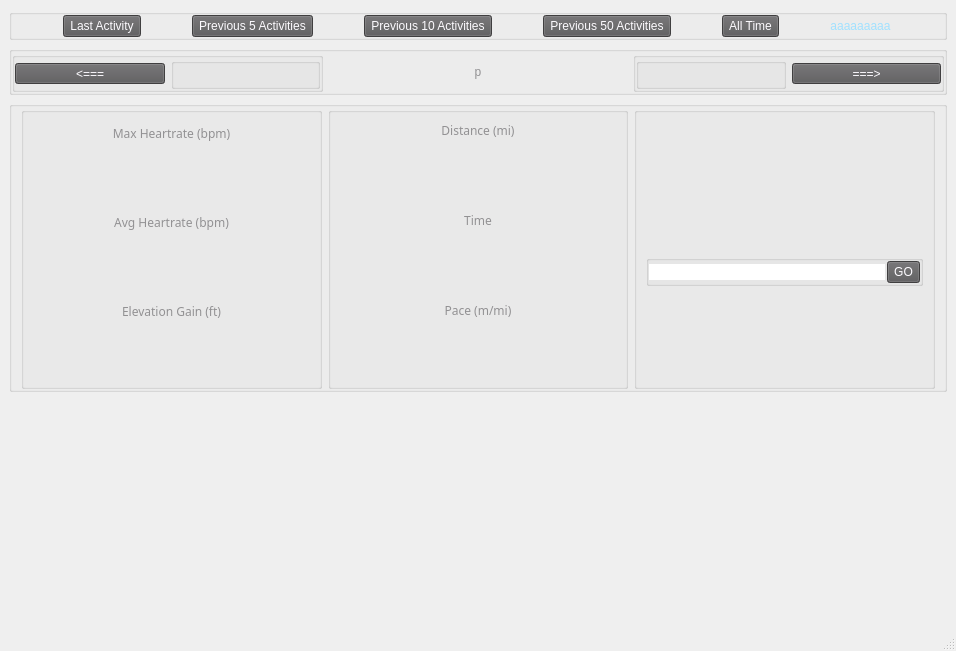
<?xml version="1.0" encoding="UTF-8"?>
<ui version="4.0">
 <class>MainWindow</class>
 <widget class="QMainWindow" name="MainWindow">
  <property name="geometry">
   <rect>
    <x>0</x>
    <y>0</y>
    <width>956</width>
    <height>651</height>
   </rect>
  </property>
  <property name="windowTitle">
   <string>Strava Scraper</string>
  </property>
  <property name="styleSheet">
   <string notr="true"/>
  </property>
  <widget class="QWidget" name="centralwidget">
   <layout class="QVBoxLayout" name="verticalLayout">
    <item>
     <widget class="QGroupBox" name="groupBox_6">
      <property name="sizePolicy">
       <sizepolicy hsizetype="Preferred" vsizetype="Fixed">
        <horstretch>0</horstretch>
        <verstretch>0</verstretch>
       </sizepolicy>
      </property>
      <property name="styleSheet">
       <string notr="true">BorderThickness=&quot;0&quot;;</string>
      </property>
      <property name="title">
       <string/>
      </property>
      <property name="flat">
       <bool>true</bool>
      </property>
      <layout class="QHBoxLayout" name="horizontalLayout_3">
       <property name="spacing">
        <number>0</number>
       </property>
       <property name="leftMargin">
        <number>0</number>
       </property>
       <property name="topMargin">
        <number>0</number>
       </property>
       <property name="rightMargin">
        <number>0</number>
       </property>
       <property name="bottomMargin">
        <number>0</number>
       </property>
       <item>
        <widget class="QToolButton" name="toolButton_11">
         <property name="sizePolicy">
          <sizepolicy hsizetype="Fixed" vsizetype="Preferred">
           <horstretch>0</horstretch>
           <verstretch>0</verstretch>
          </sizepolicy>
         </property>
         <property name="styleSheet">
          <string notr="true">font: 57 18pt &quot;Futura&quot;;
color: rgb(253, 251, 255);
background-color: rgb(89, 88, 90);</string>
         </property>
         <property name="text">
          <string>Last Activity</string>
         </property>
        </widget>
       </item>
       <item>
        <widget class="QToolButton" name="toolButton_7">
         <property name="sizePolicy">
          <sizepolicy hsizetype="Fixed" vsizetype="Preferred">
           <horstretch>0</horstretch>
           <verstretch>0</verstretch>
          </sizepolicy>
         </property>
         <property name="styleSheet">
          <string notr="true">font: 57 18pt &quot;Futura&quot;;
color: rgb(253, 251, 255);
background-color: rgb(89, 88, 90);</string>
         </property>
         <property name="text">
          <string>Previous 5 Activities</string>
         </property>
        </widget>
       </item>
       <item>
        <widget class="QToolButton" name="toolButton_8">
         <property name="sizePolicy">
          <sizepolicy hsizetype="Fixed" vsizetype="Preferred">
           <horstretch>0</horstretch>
           <verstretch>0</verstretch>
          </sizepolicy>
         </property>
         <property name="styleSheet">
          <string notr="true">font: 57 18pt &quot;Futura&quot;;
color: rgb(253, 251, 255);
background-color: rgb(89, 88, 90);</string>
         </property>
         <property name="text">
          <string>Previous 10 Activities</string>
         </property>
        </widget>
       </item>
       <item>
        <widget class="QToolButton" name="toolButton_9">
         <property name="sizePolicy">
          <sizepolicy hsizetype="Fixed" vsizetype="Preferred">
           <horstretch>0</horstretch>
           <verstretch>0</verstretch>
          </sizepolicy>
         </property>
         <property name="styleSheet">
          <string notr="true">font: 57 18pt &quot;Futura&quot;;
color: rgb(253, 251, 255);
background-color: rgb(89, 88, 90);</string>
         </property>
         <property name="text">
          <string>Previous 50 Activities</string>
         </property>
        </widget>
       </item>
       <item>
        <widget class="QToolButton" name="toolButton_10">
         <property name="sizePolicy">
          <sizepolicy hsizetype="Fixed" vsizetype="Preferred">
           <horstretch>0</horstretch>
           <verstretch>0</verstretch>
          </sizepolicy>
         </property>
         <property name="styleSheet">
          <string notr="true">font: 57 18pt &quot;Futura&quot;;
color: rgb(253, 251, 255);
background-color: rgb(89, 88, 90);</string>
         </property>
         <property name="text">
          <string>All Time</string>
         </property>
        </widget>
       </item>
       <item>
        <widget class="QLabel" name="timeLabel">
         <property name="sizePolicy">
          <sizepolicy hsizetype="Fixed" vsizetype="Preferred">
           <horstretch>0</horstretch>
           <verstretch>0</verstretch>
          </sizepolicy>
         </property>
         <property name="styleSheet">
          <string notr="true">font: 57 24pt &quot;Futura&quot;;
color: rgb(161, 225, 255);</string>
         </property>
         <property name="text">
          <string>aaaaaaaaa</string>
         </property>
         <property name="alignment">
          <set>Qt::AlignCenter</set>
         </property>
        </widget>
       </item>
      </layout>
     </widget>
    </item>
    <item>
     <widget class="QGroupBox" name="groupBox_11">
      <property name="sizePolicy">
       <sizepolicy hsizetype="Preferred" vsizetype="Fixed">
        <horstretch>0</horstretch>
        <verstretch>0</verstretch>
       </sizepolicy>
      </property>
      <property name="title">
       <string/>
      </property>
      <property name="flat">
       <bool>true</bool>
      </property>
      <layout class="QHBoxLayout" name="horizontalLayout_6">
       <property name="spacing">
        <number>0</number>
       </property>
       <property name="leftMargin">
        <number>0</number>
       </property>
       <property name="topMargin">
        <number>0</number>
       </property>
       <property name="rightMargin">
        <number>0</number>
       </property>
       <property name="bottomMargin">
        <number>0</number>
       </property>
       <item>
        <widget class="QGroupBox" name="groupBox_8">
         <property name="title">
          <string/>
         </property>
         <property name="flat">
          <bool>true</bool>
         </property>
         <layout class="QHBoxLayout" name="horizontalLayout_7">
          <property name="leftMargin">
           <number>0</number>
          </property>
          <property name="topMargin">
           <number>0</number>
          </property>
          <property name="rightMargin">
           <number>0</number>
          </property>
          <property name="bottomMargin">
           <number>0</number>
          </property>
          <item>
           <widget class="QToolButton" name="toolButton">
            <property name="sizePolicy">
             <sizepolicy hsizetype="Preferred" vsizetype="Fixed">
              <horstretch>0</horstretch>
              <verstretch>0</verstretch>
             </sizepolicy>
            </property>
            <property name="styleSheet">
             <string notr="true">font: 57 18pt &quot;Futura&quot;;
color: rgb(253, 251, 255);
background-color: rgb(89, 88, 90);</string>
            </property>
            <property name="text">
             <string>&lt;===</string>
            </property>
           </widget>
          </item>
          <item>
           <widget class="QGroupBox" name="groupBox_10">
            <property name="title">
             <string/>
            </property>
            <property name="flat">
             <bool>true</bool>
            </property>
           </widget>
          </item>
         </layout>
        </widget>
       </item>
       <item>
        <widget class="QLabel" name="label_dates">
         <property name="sizePolicy">
          <sizepolicy hsizetype="Preferred" vsizetype="Fixed">
           <horstretch>0</horstretch>
           <verstretch>0</verstretch>
          </sizepolicy>
         </property>
         <property name="styleSheet">
          <string notr="true">font: 57 18pt &quot;Futura&quot;;
color: rgb(146, 145, 147);
</string>
         </property>
         <property name="text">
          <string>p</string>
         </property>
         <property name="alignment">
          <set>Qt::AlignCenter</set>
         </property>
        </widget>
       </item>
       <item>
        <widget class="QGroupBox" name="groupBox_9">
         <property name="title">
          <string/>
         </property>
         <property name="flat">
          <bool>true</bool>
         </property>
         <layout class="QHBoxLayout" name="horizontalLayout_5">
          <property name="leftMargin">
           <number>0</number>
          </property>
          <property name="topMargin">
           <number>0</number>
          </property>
          <property name="rightMargin">
           <number>0</number>
          </property>
          <property name="bottomMargin">
           <number>0</number>
          </property>
          <item>
           <widget class="QGroupBox" name="groupBox_12">
            <property name="title">
             <string/>
            </property>
            <property name="flat">
             <bool>true</bool>
            </property>
           </widget>
          </item>
          <item>
           <widget class="QToolButton" name="toolButton_2">
            <property name="sizePolicy">
             <sizepolicy hsizetype="Preferred" vsizetype="Fixed">
              <horstretch>0</horstretch>
              <verstretch>0</verstretch>
             </sizepolicy>
            </property>
            <property name="styleSheet">
             <string notr="true">font: 57 18pt &quot;Futura&quot;;
color: rgb(253, 251, 255);
background-color: rgb(89, 88, 90);</string>
            </property>
            <property name="text">
             <string>===&gt;</string>
            </property>
           </widget>
          </item>
         </layout>
        </widget>
       </item>
      </layout>
     </widget>
    </item>
    <item>
     <widget class="QGroupBox" name="groupBox">
      <property name="sizePolicy">
       <sizepolicy hsizetype="Preferred" vsizetype="Preferred">
        <horstretch>0</horstretch>
        <verstretch>0</verstretch>
       </sizepolicy>
      </property>
      <property name="title">
       <string/>
      </property>
      <property name="flat">
       <bool>true</bool>
      </property>
      <layout class="QHBoxLayout" name="horizontalLayout">
       <property name="topMargin">
        <number>0</number>
       </property>
       <property name="bottomMargin">
        <number>0</number>
       </property>
       <item>
        <widget class="QGroupBox" name="groupBox_4">
         <property name="styleSheet">
          <string notr="true">BorderThickness=&quot;0&quot;;</string>
         </property>
         <property name="title">
          <string/>
         </property>
         <property name="flat">
          <bool>true</bool>
         </property>
         <layout class="QVBoxLayout" name="verticalLayout_2">
          <property name="spacing">
           <number>3</number>
          </property>
          <property name="bottomMargin">
           <number>0</number>
          </property>
          <item>
           <widget class="QLabel" name="label_mh">
            <property name="font">
             <font>
              <family>Futura</family>
             </font>
            </property>
            <property name="styleSheet">
             <string notr="true">color: rgb(146, 145, 147);</string>
            </property>
            <property name="text">
             <string>Max Heartrate (bpm)</string>
            </property>
            <property name="alignment">
             <set>Qt::AlignCenter</set>
            </property>
           </widget>
          </item>
          <item>
           <widget class="QLabel" name="label2">
            <property name="font">
             <font>
              <pointsize>40</pointsize>
             </font>
            </property>
            <property name="text">
             <string/>
            </property>
            <property name="alignment">
             <set>Qt::AlignCenter</set>
            </property>
           </widget>
          </item>
          <item>
           <widget class="QLabel" name="label_ah">
            <property name="font">
             <font>
              <family>Futura</family>
             </font>
            </property>
            <property name="styleSheet">
             <string notr="true">color: rgb(146, 145, 147);</string>
            </property>
            <property name="text">
             <string>Avg Heartrate (bpm)</string>
            </property>
            <property name="alignment">
             <set>Qt::AlignCenter</set>
            </property>
           </widget>
          </item>
          <item>
           <widget class="QLabel" name="label3">
            <property name="font">
             <font>
              <pointsize>40</pointsize>
             </font>
            </property>
            <property name="lineWidth">
             <number>0</number>
            </property>
            <property name="text">
             <string/>
            </property>
            <property name="alignment">
             <set>Qt::AlignCenter</set>
            </property>
           </widget>
          </item>
          <item>
           <widget class="QLabel" name="label_eg">
            <property name="font">
             <font>
              <family>Futura</family>
             </font>
            </property>
            <property name="styleSheet">
             <string notr="true">color: rgb(146, 145, 147);</string>
            </property>
            <property name="text">
             <string>Elevation Gain (ft)</string>
            </property>
            <property name="alignment">
             <set>Qt::AlignCenter</set>
            </property>
           </widget>
          </item>
          <item>
           <widget class="QLabel" name="label6">
            <property name="font">
             <font>
              <pointsize>40</pointsize>
             </font>
            </property>
            <property name="text">
             <string/>
            </property>
            <property name="alignment">
             <set>Qt::AlignCenter</set>
            </property>
           </widget>
          </item>
         </layout>
        </widget>
       </item>
       <item>
        <widget class="QGroupBox" name="groupBox_5">
         <property name="styleSheet">
          <string notr="true">BorderThickness=&quot;0&quot;;</string>
         </property>
         <property name="title">
          <string/>
         </property>
         <property name="flat">
          <bool>true</bool>
         </property>
         <layout class="QVBoxLayout" name="verticalLayout_3">
          <property name="bottomMargin">
           <number>0</number>
          </property>
          <item>
           <widget class="QLabel" name="label_d">
            <property name="font">
             <font>
              <family>Futura</family>
             </font>
            </property>
            <property name="styleSheet">
             <string notr="true">color: rgb(146, 145, 147);</string>
            </property>
            <property name="text">
             <string>Distance (mi)</string>
            </property>
            <property name="alignment">
             <set>Qt::AlignCenter</set>
            </property>
           </widget>
          </item>
          <item>
           <widget class="QLabel" name="label1">
            <property name="font">
             <font>
              <pointsize>40</pointsize>
             </font>
            </property>
            <property name="text">
             <string/>
            </property>
            <property name="alignment">
             <set>Qt::AlignCenter</set>
            </property>
           </widget>
          </item>
          <item>
           <widget class="QLabel" name="label_t">
            <property name="font">
             <font>
              <family>Futura</family>
             </font>
            </property>
            <property name="styleSheet">
             <string notr="true">color: rgb(146, 145, 147);</string>
            </property>
            <property name="text">
             <string>Time</string>
            </property>
            <property name="alignment">
             <set>Qt::AlignCenter</set>
            </property>
           </widget>
          </item>
          <item>
           <widget class="QLabel" name="label5">
            <property name="font">
             <font>
              <pointsize>40</pointsize>
             </font>
            </property>
            <property name="styleSheet">
             <string notr="true"/>
            </property>
            <property name="text">
             <string/>
            </property>
            <property name="alignment">
             <set>Qt::AlignCenter</set>
            </property>
           </widget>
          </item>
          <item>
           <widget class="QLabel" name="label_p">
            <property name="font">
             <font>
              <family>Futura</family>
             </font>
            </property>
            <property name="styleSheet">
             <string notr="true">color: rgb(146, 145, 147);</string>
            </property>
            <property name="text">
             <string>Pace (m/mi)</string>
            </property>
            <property name="alignment">
             <set>Qt::AlignCenter</set>
            </property>
           </widget>
          </item>
          <item>
           <widget class="QLabel" name="label4">
            <property name="font">
             <font>
              <pointsize>40</pointsize>
             </font>
            </property>
            <property name="text">
             <string/>
            </property>
            <property name="alignment">
             <set>Qt::AlignCenter</set>
            </property>
           </widget>
          </item>
         </layout>
        </widget>
       </item>
       <item>
        <widget class="QGroupBox" name="groupBox_7">
         <property name="styleSheet">
          <string notr="true">BorderThickness=&quot;0&quot;;</string>
         </property>
         <property name="title">
          <string/>
         </property>
         <property name="flat">
          <bool>true</bool>
         </property>
         <layout class="QVBoxLayout" name="verticalLayout_4">
          <property name="bottomMargin">
           <number>0</number>
          </property>
          <item>
           <widget class="QLabel" name="label_d_2">
            <property name="font">
             <font>
              <family>Futura</family>
             </font>
            </property>
            <property name="styleSheet">
             <string notr="true">color: rgb(146, 145, 147);</string>
            </property>
            <property name="text">
             <string/>
            </property>
            <property name="alignment">
             <set>Qt::AlignCenter</set>
            </property>
           </widget>
          </item>
          <item>
           <widget class="QLabel" name="label10">
            <property name="font">
             <font>
              <pointsize>40</pointsize>
             </font>
            </property>
            <property name="text">
             <string/>
            </property>
            <property name="alignment">
             <set>Qt::AlignCenter</set>
            </property>
           </widget>
          </item>
          <item>
           <widget class="QLabel" name="label_t_2">
            <property name="font">
             <font>
              <family>Futura</family>
             </font>
            </property>
            <property name="styleSheet">
             <string notr="true">color: rgb(146, 145, 147);</string>
            </property>
            <property name="text">
             <string/>
            </property>
            <property name="alignment">
             <set>Qt::AlignCenter</set>
            </property>
           </widget>
          </item>
          <item>
           <widget class="QGroupBox" name="groupBox_2">
            <property name="title">
             <string/>
            </property>
            <property name="flat">
             <bool>true</bool>
            </property>
            <layout class="QHBoxLayout" name="horizontalLayout_4">
             <property name="spacing">
              <number>2</number>
             </property>
             <property name="leftMargin">
              <number>0</number>
             </property>
             <property name="topMargin">
              <number>0</number>
             </property>
             <property name="rightMargin">
              <number>0</number>
             </property>
             <property name="bottomMargin">
              <number>0</number>
             </property>
             <item>
              <widget class="QLineEdit" name="lineEdit">
               <property name="sizePolicy">
                <sizepolicy hsizetype="Preferred" vsizetype="Fixed">
                 <horstretch>0</horstretch>
                 <verstretch>0</verstretch>
                </sizepolicy>
               </property>
               <property name="styleSheet">
                <string notr="true">font: 57 18pt &quot;Futura&quot;;
color: rgb(253, 251, 255);
</string>
               </property>
               <property name="frame">
                <bool>false</bool>
               </property>
               <property name="alignment">
                <set>Qt::AlignCenter</set>
               </property>
              </widget>
             </item>
             <item>
              <widget class="QToolButton" name="toolButton_3">
               <property name="sizePolicy">
                <sizepolicy hsizetype="Fixed" vsizetype="Preferred">
                 <horstretch>0</horstretch>
                 <verstretch>0</verstretch>
                </sizepolicy>
               </property>
               <property name="styleSheet">
                <string notr="true">font: 57 18pt &quot;Futura&quot;;
color: rgb(253, 251, 255);
background-color: rgb(89, 88, 90);</string>
               </property>
               <property name="text">
                <string>GO</string>
               </property>
              </widget>
             </item>
            </layout>
           </widget>
          </item>
          <item>
           <widget class="QLabel" name="label_p_2">
            <property name="font">
             <font>
              <family>Futura</family>
             </font>
            </property>
            <property name="styleSheet">
             <string notr="true">color: rgb(146, 145, 147);</string>
            </property>
            <property name="text">
             <string/>
            </property>
            <property name="alignment">
             <set>Qt::AlignCenter</set>
            </property>
           </widget>
          </item>
          <item>
           <widget class="QLabel" name="label12">
            <property name="font">
             <font>
              <pointsize>40</pointsize>
             </font>
            </property>
            <property name="text">
             <string/>
            </property>
            <property name="alignment">
             <set>Qt::AlignCenter</set>
            </property>
           </widget>
          </item>
         </layout>
        </widget>
       </item>
      </layout>
     </widget>
    </item>
    <item>
     <widget class="QGroupBox" name="groupBox_3">
      <property name="styleSheet">
       <string notr="true">BorderThickness=&quot;0&quot;;
border: none;</string>
      </property>
      <property name="title">
       <string/>
      </property>
      <property name="flat">
       <bool>true</bool>
      </property>
      <layout class="QHBoxLayout" name="horizontalLayout_2">
       <property name="spacing">
        <number>0</number>
       </property>
       <property name="leftMargin">
        <number>0</number>
       </property>
       <property name="topMargin">
        <number>0</number>
       </property>
       <property name="rightMargin">
        <number>0</number>
       </property>
       <property name="bottomMargin">
        <number>0</number>
       </property>
       <item>
        <widget class="QCustomPlot" name="widget1" native="true">
         <property name="cursor">
          <cursorShape>CrossCursor</cursorShape>
         </property>
        </widget>
       </item>
       <item>
        <widget class="QCustomPlot" name="widget2" native="true"/>
       </item>
       <item>
        <widget class="QCustomPlot" name="widget3" native="true"/>
       </item>
      </layout>
     </widget>
    </item>
   </layout>
  </widget>
  <widget class="QMenuBar" name="menubar">
   <property name="geometry">
    <rect>
     <x>0</x>
     <y>0</y>
     <width>956</width>
     <height>21</height>
    </rect>
   </property>
  </widget>
  <widget class="QStatusBar" name="statusbar"/>
 </widget>
 <customwidgets>
  <customwidget>
   <class>QCustomPlot</class>
   <extends>QWidget</extends>
   <header location="global">qcustomplot.h</header>
   <container>1</container>
  </customwidget>
 </customwidgets>
 <resources/>
 <connections/>
</ui>
